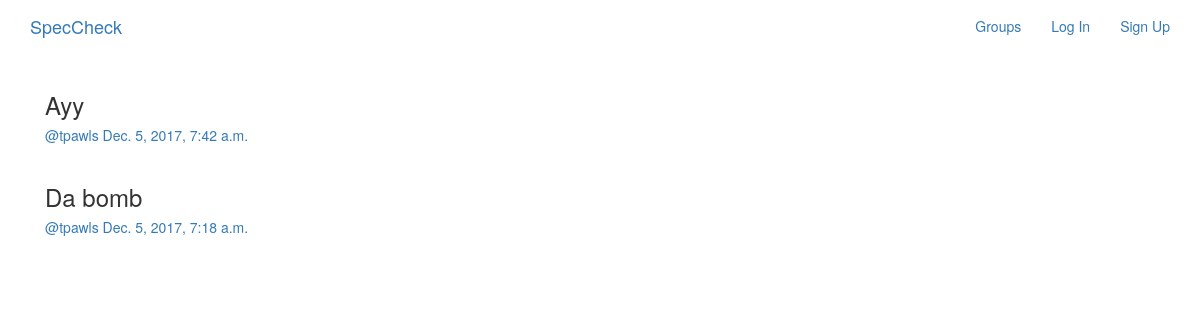
The app's page /posts/, older data.
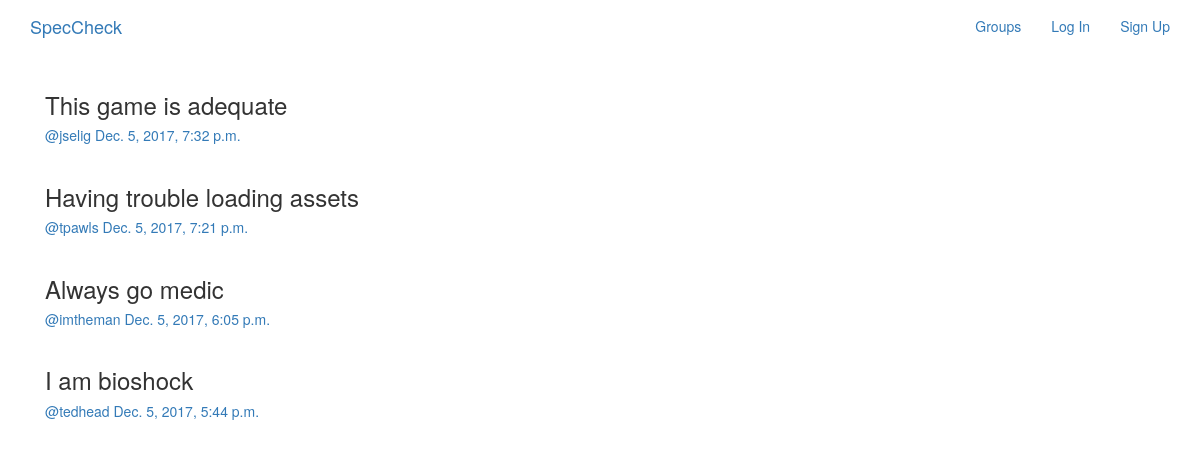
The same page, newer data.
### posts/models.py (models this page shows, shortened)
class Post(models.Model):
    user = models.ForeignKey(User,related_name='posts')
    created_at = models.DateTimeField(auto_now=True)
    message = models.TextField()
    message_html = models.TextField(editable=False)
    group = models.ForeignKey(Group,related_name='posts',null=True,blank=True)
    class Meta:
        ordering = ['-created_at']
        unique_together = ['user','message'] #every message is uniquely linked to a user

### posts/views.py (the view)
class PostList(SelectRelatedMixin,generic.ListView):
    model = models.Post
    select_related = ('user','group')

### posts/templates/posts/post_list.html (shortened to what this page needs)
{% extends "posts/post_base.html" %}
{% block post_content %}
<div class="col-md-8">
  {% for post in post_list  %}
    {% include "posts/_post.html" %}
  {% endfor %}
</div>
{% endblock %}

### posts/templates/posts/_post.html (shortened to what this page needs)
<div class="post media">
  <h3>{{post.message_html|safe}}</h3>
 <div class="media-body">
    <h5 class='media-heading'>
    <span class = 'username'>
      <a href="{% url 'posts:for_user' username=post.user.username %}">@{{post.user.username}}</a>
    </span>
    <time class='time'>
      <a href="{% url 'posts:single' username=post.user.username pk=post.pk%}">
        {{post.created_at}}
      </a>
    </time>
    </h5>
  </div>
</div>

Row changes from the older to the newer data that the page shows:
removed Post: message_html "Ayy", user.username "tpawls", created_at "Dec. 5, 2017, 7:42 a.m."
removed Post: message_html "Da bomb", user.username "tpawls", created_at "Dec. 5, 2017, 7:18 a.m."
added Post: message_html "This game is adequate", user.username "jselig", created_at "Dec. 5, 2017, 7:32 p.m."
added Post: message_html "Having trouble loading assets", user.username "tpawls", created_at "Dec. 5, 2017, 7:21 p.m."
added Post: message_html "Always go medic", user.username "imtheman", created_at "Dec. 5, 2017, 6:05 p.m."
added Post: message_html "I am bioshock", user.username "tedhead", created_at "Dec. 5, 2017, 5:44 p.m."
